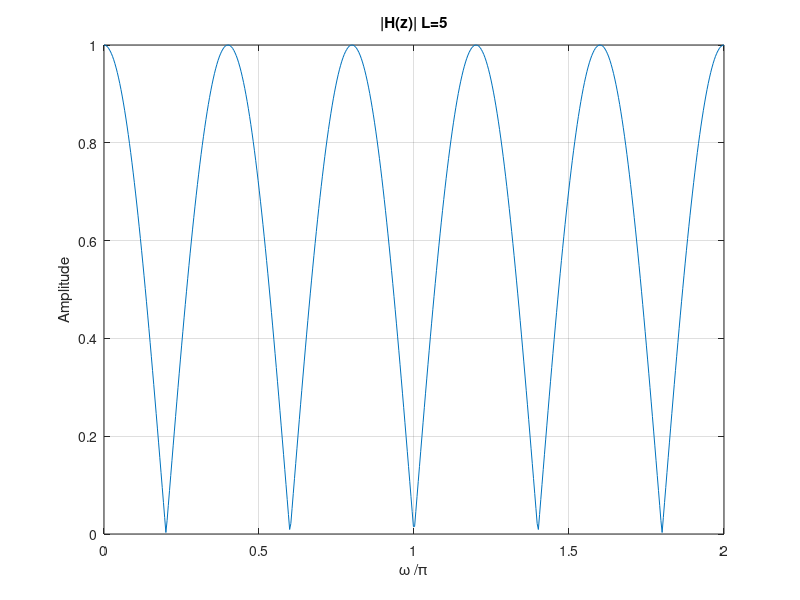

This chart was generated by the following MATLAB code:
% Program Q4_17a
clear;

L = input('Enter the value of L ');
w = 0:2*pi/511:2*pi;
num1 = [.5 zeros(1,L-1) .5];
den1 = [1];

h1 = freqz(num1, den1, w);

y = abs(h1);
plot(w/pi,y);
axis([0 2 0 1])
grid;
title(['|H(z)| L=',num2str(L)]);
xlabel('\omega /\pi');
ylabel('Amplitude');